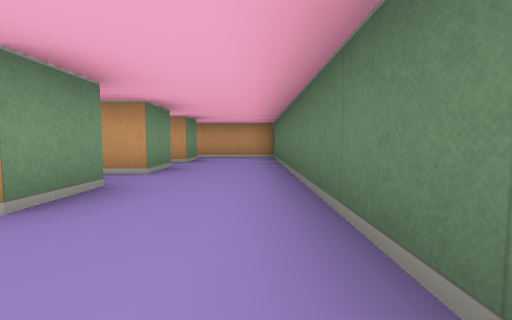
view 1 (above)

21 first-person views from a walk through a cub3D maze. The camera is about half as high as the walls, tilts 4° down and sees 90° across. The floor is counted in squares. Each view is taken from the middle of a square. On the plan, view 1 faces up. The plan holds only what a view shows up to about 9 squares ahead; the rest is blank.

view 2
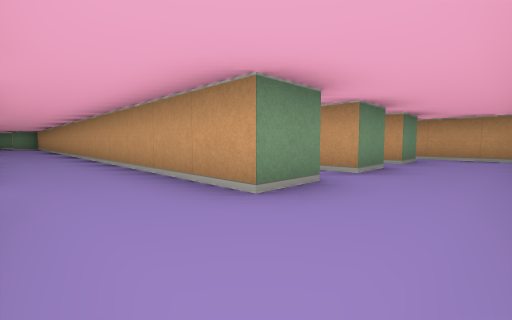

view 3
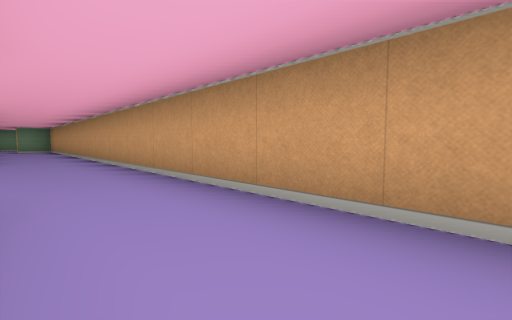

view 4
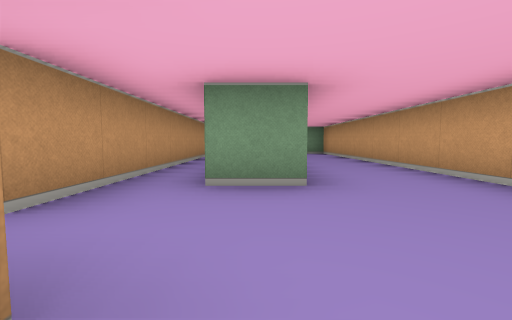

view 5
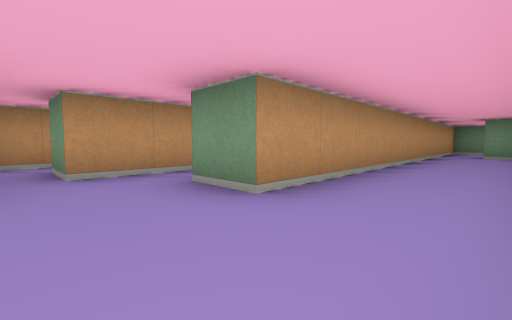

view 6
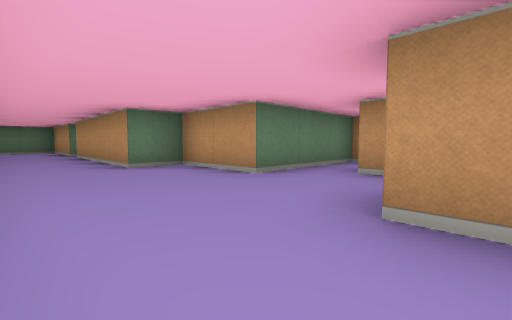

view 7
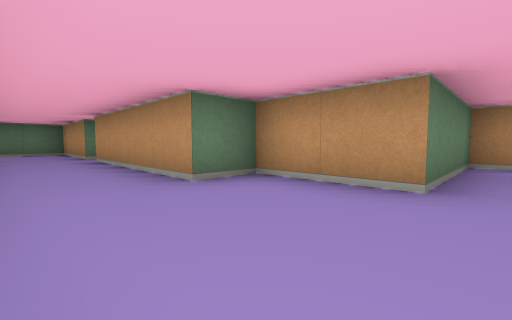

view 8
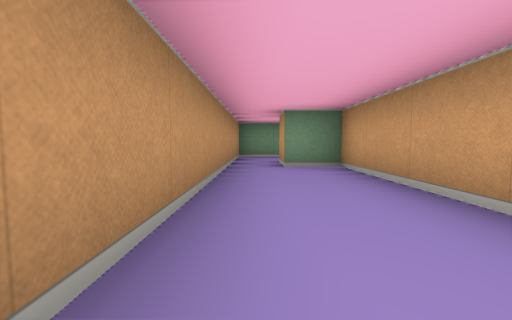

view 9
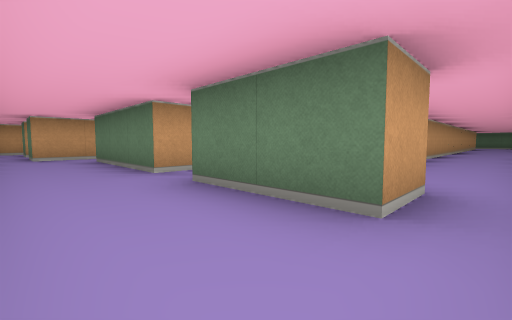

view 10
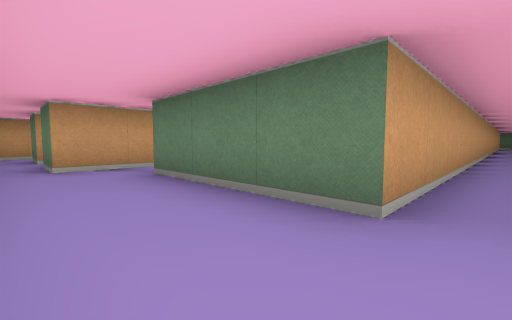

view 11
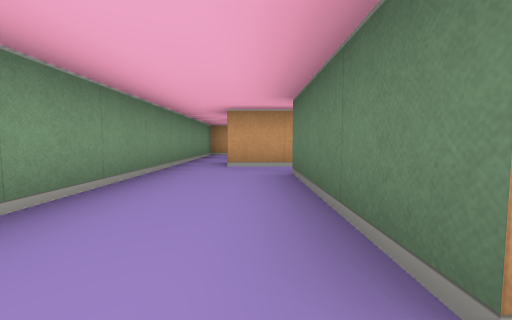

view 12
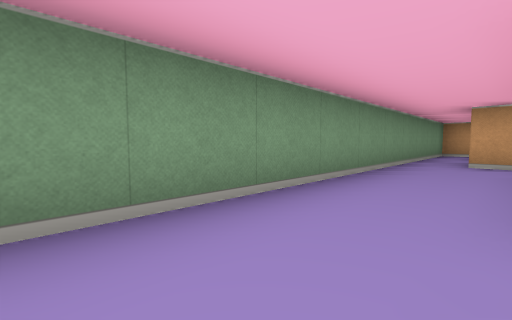

view 13
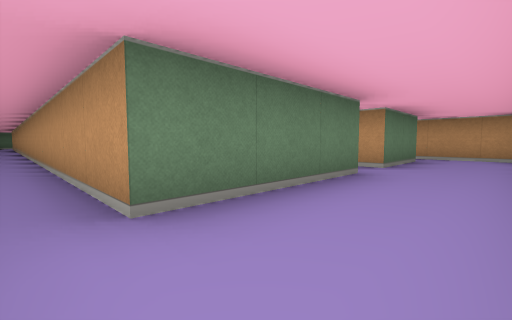

view 14
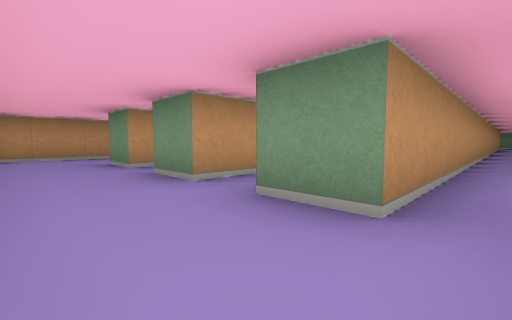

view 15
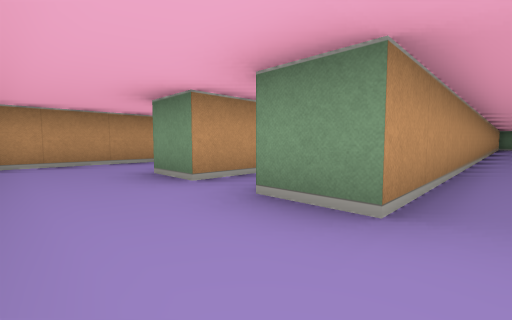

view 16
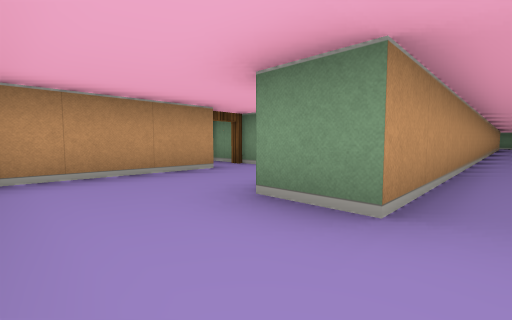

view 17
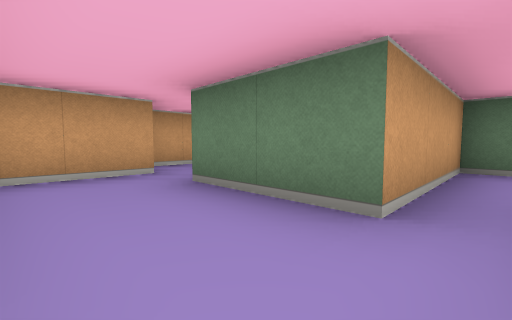

view 18
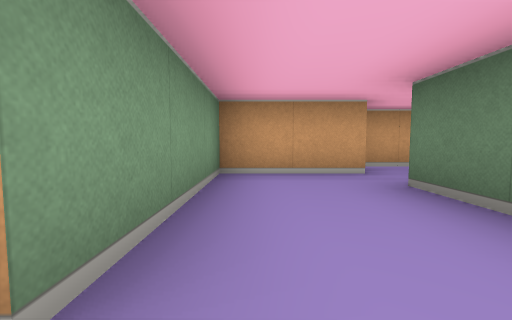

view 19
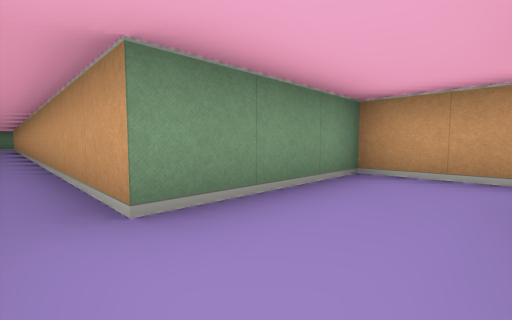

view 20
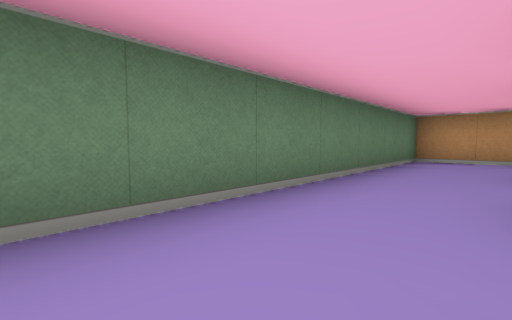

view 21
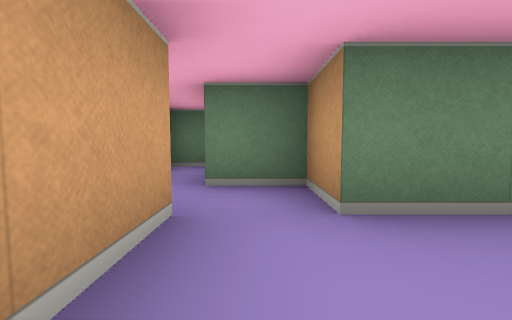

### Floor plan
Ten units are one square. View 1 is at (0, 0); x grows to the right and y downward. Boxes are objects, and circles mark ways between rooms. Rooms are numbered by the first view taken in them; rooms with no view inside come last. Other rooms are left out.
<svg viewBox="-220 -110 230 150">
<path fill="none" stroke="#000" d="M-95 35 -95 15 -75 15 -75 5 -35 5M-165 25 -105 25 -105 35M-26 5 5 5 5 -15M-15 -15 -185 -15 -185 -5 -195 -5M-215 -5 -215 5 -115 5 -115 15M-122 -25 -15 -25 -15 -15M-88 -35 -195 -35 -195 -65 -45 -65M-195 -5 -195 -25 -190 -25M-190 -75 -205 -75M-45 -75 -152 -75M-215 -75 -215 -5M-15 -45 -15 -35 -21 -35M5 -15 5 -45M-15 -65 -15 -55M5 -55 5 -75 -15 -75M-122 -45 -15 -45M-15 -55 -19 -55M5 -45 5 -55M-15 -75 -25 -75 -25 -95M-45 -65 -15 -65M-24 -105 -45 -105 -45 -75"/>
<circle cx="-205" cy="-15" r="3" fill="#2a7"/>
<circle cx="-5" cy="-20" r="3" fill="#2a7"/>
<circle cx="-5" cy="-40" r="3" fill="#2a7"/>
<circle cx="-40" cy="-70" r="3" fill="#2a7"/>
<circle cx="-5" cy="-60" r="3" fill="#2a7"/>
<circle cx="-20" cy="-70" r="3" fill="#2a7"/>
<text x="-110" y="0">1</text>
<text x="-120" y="-30">2</text>
<text x="-10" y="-70">3</text>
<text x="-90" y="-50">4</text>
<text x="-30" y="-80">5</text>
</svg>
Room 1 opens to room 2. Room 2 opens to room 4. Room 2 opens to room 5. Room 3 opens to room 4. Room 3 opens to room 5.

Where each view was taken, in squares from view 1:
view 1: 0 up, 0 right, facing up
view 2: 0 up, 0 right, facing up-left
view 3: 0 up, 5 left, facing up-left
view 4: 1 down, 9 left, facing left
view 5: 1 up, 10 left, facing down-left
view 6: 1 up, 12 left, facing down-right
view 7: 1 up, 10 left, facing down-right
view 8: 0 up, 14 left, facing left
view 9: 0 up, 21 left, facing up-right
view 10: 3 up, 21 left, facing up-right
view 11: 3 up, 20 left, facing up
view 12: 2 up, 20 left, facing up-left
view 13: 7 up, 21 left, facing down-right
view 14: 7 up, 0 right, facing down-left
view 15: 5 up, 0 right, facing down-left
view 16: 3 up, 0 right, facing down-left
view 17: 7 up, 4 left, facing up-right
view 18: 7 up, 4 left, facing up
view 19: 7 up, 3 left, facing up-left
view 20: 6 up, 1 left, facing down-right
view 21: 10 up, 4 left, facing right
